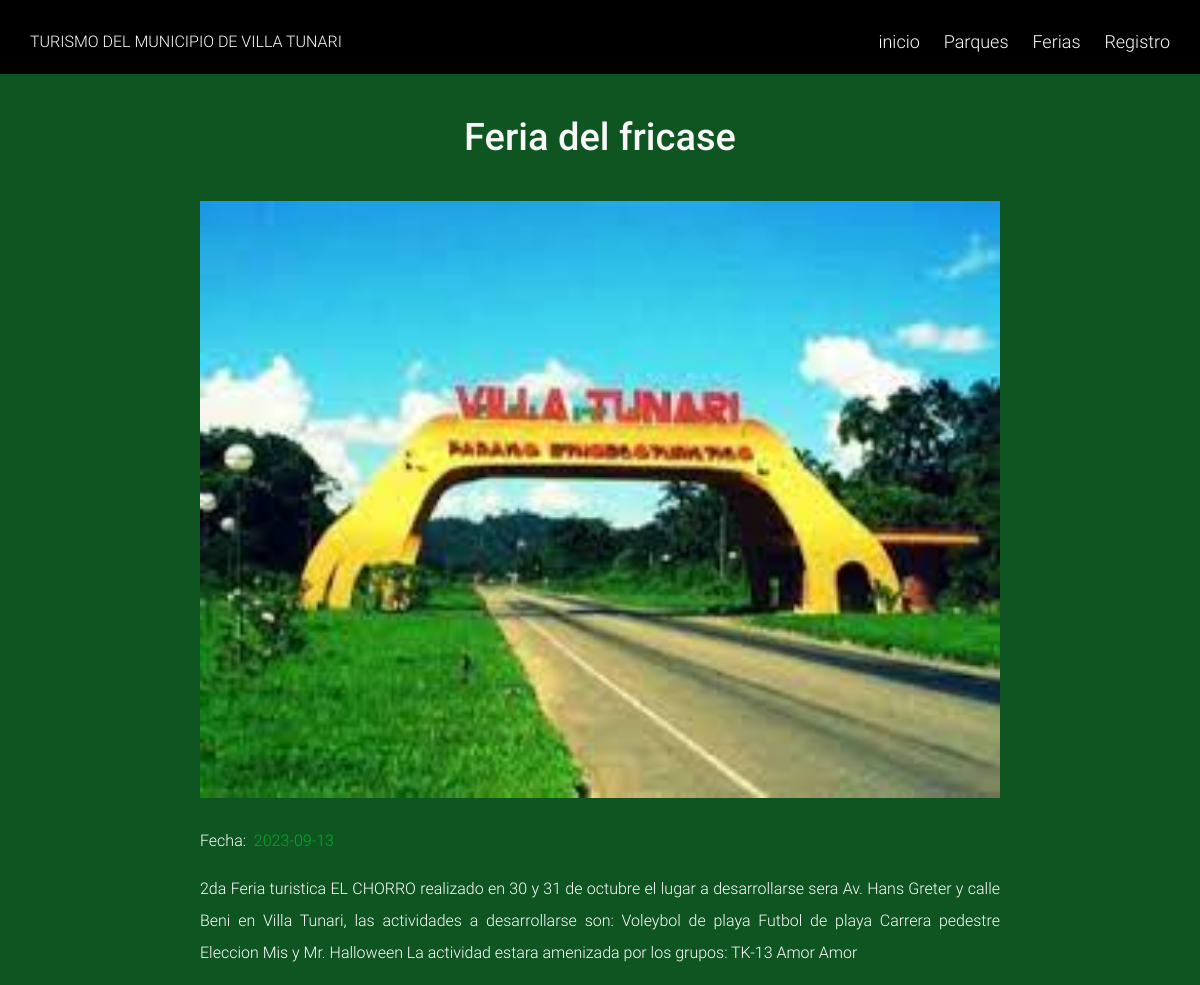
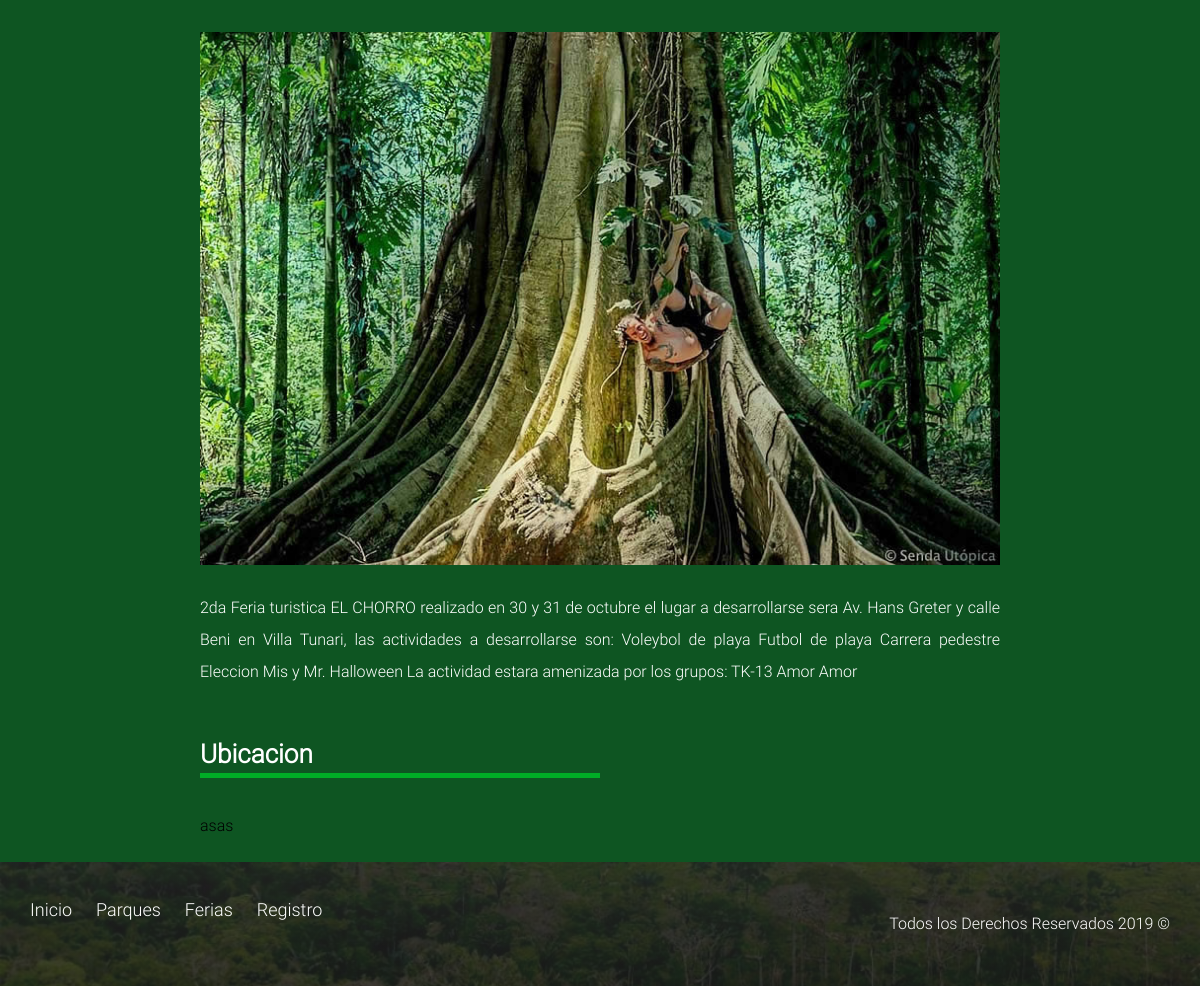
Page /entrada.php?accion=mostrar&id=4 on the committed database (2 pictures, top to bottom).
### tables this page shows
CREATE TABLE `ferias` (
  `id` int(11) NOT NULL,
  `nombre` varchar(50) NOT NULL,
  `descripcion` longtext NOT NULL,
  `inicio` date NOT NULL,
  `fin` date DEFAULT NULL,
  `ubicacion` longtext NOT NULL,
  `img1` varchar(50) NOT NULL,
  `img2` varchar(50) NOT NULL
);

### entrada.php (the view, shortened to what this page needs)
<?php require_once "config/conexion.php";
if (isset($_GET)) {
    if (!empty($_GET['accion']) && !empty($_GET['id'])) {
        require_once "config/conexion.php";
        $id = $_GET['id'];
        if ($_GET['accion'] == 'mostrar') {
            $query = mysqli_query($conexion, "SELECT * FROM ferias WHERE id = $id");
            }
        }
    }
?>
<!DOCTYPE html>
<html lang="en">
<head>
    <link rel="stylesheet" href="css/normalize.css">
    <link rel="stylesheet" href="css/style.css">
</head>
<body>
    <header class="site-header">
        <div class="contenedor contenido-header">
            <div class="barra">
                <a href="/">
                    <p>TURISMO DEL MUNICIPIO DE VILLA TUNARI</p>
                </a>
                <nav id="navegacion" class="navegacion">
                    <a href="nosotros.php">inicio</a>
                    <a href="anuncios.php">Parques</a>
                    <a href="blog.php">Ferias</a>
                    <a href="contacto.php">Registro</a>
                </nav>
            </div>
        </div>
    </header>
    <?php
            $result = mysqli_num_rows($query);
            if ($result > 0) {
            while ($data = mysqli_fetch_assoc($query)) { ?>
    <h1 class="fw-300 centrar-texto animal"><?php echo $data['nombre']; ?></h1>
    <main class="contenedor seccion contenido-centrado texto-entrada">
        <img style="width: 100%;" src="assets/img/<?php echo $data['img1']; ?>" alt="">
        <p>Fecha:&nbsp; <span><?php echo $data['inicio']  ?></span>
            <?php
                    if($data['fin'] ==! null){
                        ?>
            &nbsp;hasta el:&nbsp; <span><?php echo $data['fin'];?></span></p>
        <?php
                    }else{
                        ?>
        </p>
        <?php
                    }
                    ?>
        <p class="justificar"><?php echo $data['descripcion'] ?></p>
        <br>
        <img style="width: 100%;" src="assets/img/<?php echo $data['img2']; ?>" alt="">
        <br>
        <p class="justificar"><?php echo $data['descripcion'] ?></p>
        <br>
        <h4>Ubicacion</h4>
        <br>
        <?php echo $data['ubicacion']; ?>
    </main>
    <?php  }
                } ?>
    <footer class="site-footer seccion">
        <div class="contenedor contenedor-footer">
            <nav class="navegacion">
                <a href="nosotros.php">Inicio</a>
                <a href="anuncios.php">Parques</a>
                <a href="blog.php">Ferias</a>
                <a href="contacto.php">Registro</a>
            </nav>
            <p class="copyright">Todos los Derechos Reservados 2019 &copy;</p>
        </div>
    </footer>
</body>
</html>

### css/style.css (style rules this page uses)
html { box-sizing: border-box; font-size: 62.5%; font-family: 'poppins'; }
*, *::before, *:after { box-sizing: inherit; }
body { font-size: 1.6rem; line-height: 2; background: #0e5522; }
img { max-width: 100%; }
.contenedor { width: 95%; max-width: 122rem; margin: 0 auto; }
h1 { font-size: 3.8rem; color: #f8f8f8; font-weight: bold; }
h4 { font-size: 2.6rem; color: #fff; }
p { color: #fff; }
a { text-decoration: none; }
.seccion { margin-top: 2rem; margin-bottom: 2rem; }
.fw-300 { font-weight: 300; }
.centrar-texto { text-align: center; }
.contenido-centrado { max-width: 800px; }
.site-header { background-color: rgb(0, 0, 0); }
.contenido-header { height: 100%; display: flex; flex-direction: column; justify-content: space-between; text-align: center; }
@media (min-width: 768px) { .contenido-header { text-align: left; } }
.barra { padding-top: 1rem; }
@media (min-width: 768px) { .barra { display: flex; justify-content: space-between; align-items: center; } }
.navegacion a { color: #ffffff; text-decoration: none; font-size: 2.5rem; display: block; }
@media (min-width: 768px) { .navegacion a { display: inline-block; font-size: 1.8rem; margin-right: 2rem; } }
@media (min-width: 768px) { .navegacion a:last-of-type { margin: 0; } }
.navegacion { display: none; }
@media (min-width: 768px) { .navegacion { display: block; } }
.texto-entrada h4 { margin: 0; line-height: 1.4; }
.texto-entrada h4::after { content: ''; display: block; width: 40rem; height: .5rem; background: #00ad26; }
.texto-entrada span { color: #00ad26; }
.site-footer { background-image: linear-gradient( rgba(39, 39, 39, 0.769),rgba(29, 29, 29, 0.798) ), url(../img/footer.jpg); background-size: cover; margin: 0; }
.contenedor-footer { padding: 3rem 0; text-align: center; }
@media (min-width: 768px) { .contenedor-footer { display: flex; justify-content: space-between; } }
.site-footer nav { display: none; }
@media (min-width: 768px) { .site-footer nav { display: block; } }
.animal { font-family: 'poppinsBold'; }
.justificar { text-align: justify; }

### rows in the picture
ferias: nombre "Feria del fricase", img1 (picture), inicio "2023-09-13", descripcion "2da Feria turistica EL CHORRO realizado en 30 y 31 de octubre el lugar a desarrollarse sera Av. Hans Greter y calle Beni en Villa Tunari, las actividades a desarrollarse son: Voleybol de playa Futbol de playa Carrera pedestre Eleccion Mis y Mr. Halloween La actividad estara amenizada por los grupos: TK-13 Amor Amor", img2 (picture), ubicacion "asas"
